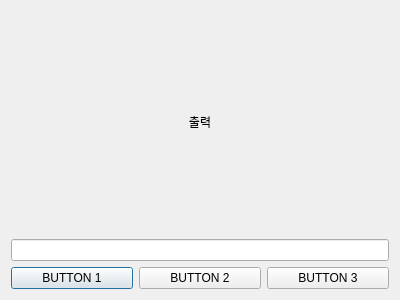
<?xml version="1.0" encoding="UTF-8"?>
<ui version="4.0">
 <class>Dialog</class>
 <widget class="QDialog" name="Dialog">
  <property name="geometry">
   <rect>
    <x>0</x>
    <y>0</y>
    <width>400</width>
    <height>300</height>
   </rect>
  </property>
  <property name="windowTitle">
   <string>Dialog</string>
  </property>
  <layout class="QVBoxLayout" name="verticalLayout">
   <item>
    <widget class="QLabel" name="label">
     <property name="minimumSize">
      <size>
       <width>0</width>
       <height>200</height>
      </size>
     </property>
     <property name="sizeIncrement">
      <size>
       <width>0</width>
       <height>0</height>
      </size>
     </property>
     <property name="text">
      <string>출력</string>
     </property>
     <property name="alignment">
      <set>Qt::AlignCenter</set>
     </property>
    </widget>
   </item>
   <item>
    <widget class="QLineEdit" name="lineEdit"/>
   </item>
   <item>
    <layout class="QHBoxLayout" name="horizontalLayout">
     <item>
      <widget class="QPushButton" name="pushButton">
       <property name="text">
        <string>BUTTON 1</string>
       </property>
      </widget>
     </item>
     <item>
      <widget class="QPushButton" name="pushButton_2">
       <property name="text">
        <string>BUTTON 2</string>
       </property>
      </widget>
     </item>
     <item>
      <widget class="QPushButton" name="pushButton_3">
       <property name="text">
        <string>BUTTON 3</string>
       </property>
      </widget>
     </item>
    </layout>
   </item>
  </layout>
 </widget>
 <resources/>
 <connections/>
 <slots>
  <slot>slot1()</slot>
  <slot>slot2()</slot>
  <slot>slot3()</slot>
 </slots>
</ui>
